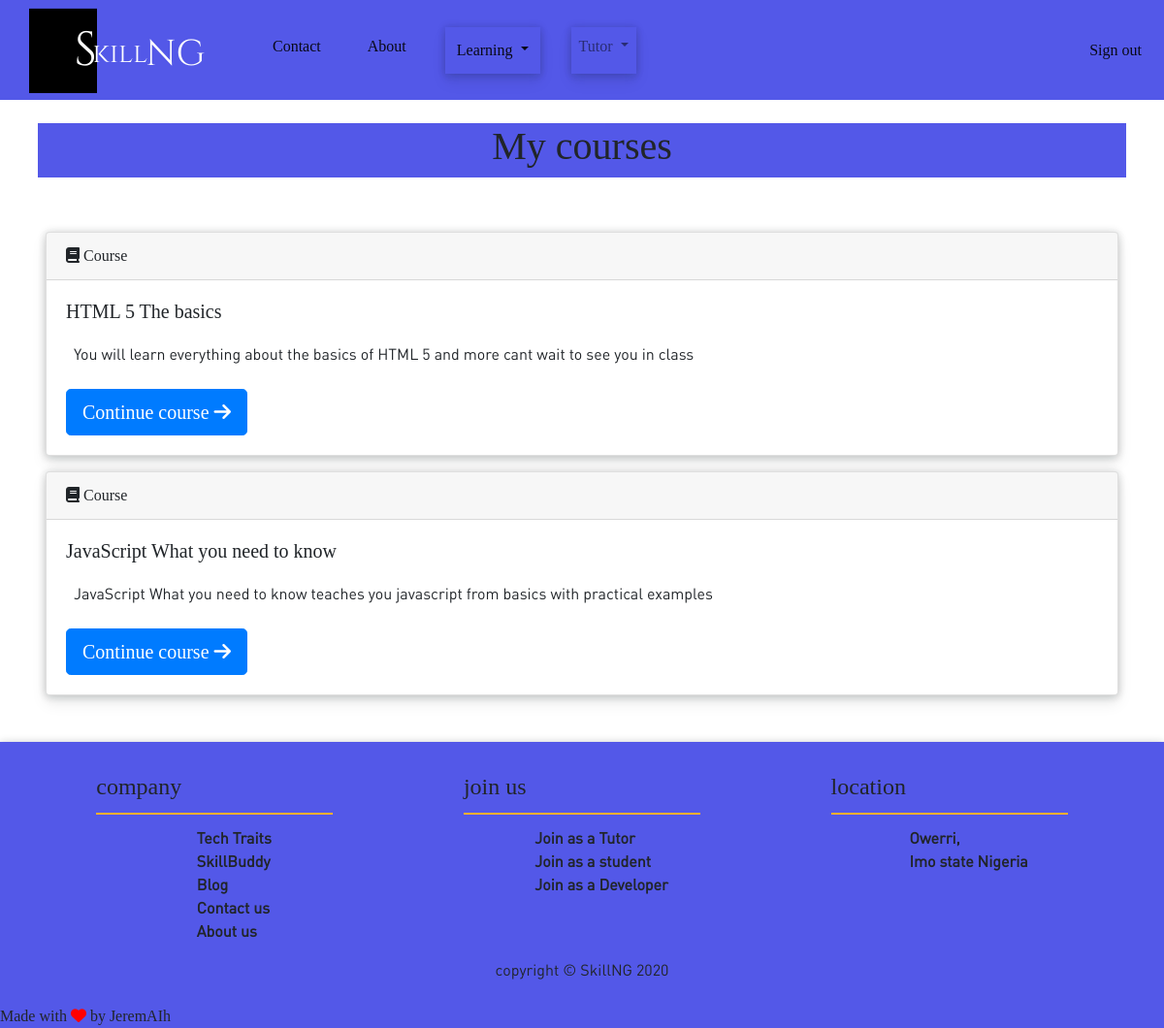
The page /students/courses/ (signed in) on the database its author committed.
### courses/models.py (models this page shows, shortened)
class Course(models.Model):
    owner = models.ForeignKey(User, on_delete=models.CASCADE)
    subject = models.ForeignKey(
        Subject, on_delete=models.CASCADE, related_name='courses')
    title = models.CharField(max_length=200)
    slug = models.SlugField(max_length=200, unique=True)
    overview = models.TextField()
    created = models.DateTimeField(auto_now_add=True)
    students = models.ManyToManyField(
        User, related_name='courses_joined', blank=True)
    flyer_img = models.ImageField(
        upload_to='images', default='images/default.png', null=True, blank=True)
    class Meta:
        ordering = ['-created']

### students/views.py (the view)
# urls.py: path('courses/', views.StudentCourseListView.as_view(), name='student_course_list'),
class StudentCourseListView(LoginRequiredMixin, ListView):
    model = Course
    template_name = 'students/course/list.html'
    def get_queryset(self):
        qs = super().get_queryset()
        return qs.filter(students__in=[self.request.user])

### students/templates/students/course/list.html (shortened to what this page needs)
{% extends "base.html" %} {% load cache %}  {% block content %}
<div class="container">
  <div class="page-title">
    <h1>My courses</h1>
  </div>
  <div class="module">
    {% for course in object_list %}
    <div class="card large-course-card">
      <div class="card-header"><i class="fa fa-book"></i> Course</div>
      <div class="card-body large-course-card-body">
        <div>
          <h5 class="card-title">{{ course.title }}</h5>
          <p class="card-text p-2">{{course.overview}}</p>
          <a
            href="{% url 'student_course_detail' course.id %}"
            class="btn btn-lg btn-primary"
            >Continue course <i class="fa fa-arrow-right"></i
          ></a>
        </div>
        <div class="large-course-card-img">
        </div>
      </div>
    </div>
    {% empty %}
    <p>
      You are not enrolled in any courses yet.
      <a href="{% url 'course_list' %}">Browse courses</a>
      to enroll in a course.
    </p>
    {% endfor %}
  </div>
</div>
{%endblock%}

### static/css/base.css (style rules this page uses)
body { font-family: DIN_Bold; }
p { font-family: DIN_Regular; }
@media (min-width: 1200px) { .container { max-width: 1200px; } }
.large-course-card { margin-bottom: 1em; width: 100%; box-shadow: 0 0 8px 0 rgba(17, 22, 26, 0.16), 0 4px 8px 0 rgba(17, 22, 26, 0.08), 0 8px 16px 0 rgba(17, 22, 26, 0.08); }
.large-course-card-body { display: flex; justify-content: space-between; }
.large-course-card-img { width: 25%; }
.page-title { display: flex; justify-content: center; margin: 1.5em; background-color: #5358e8; }
.module { display: flex; flex-direction: column; justify-content: space-evenly; padding: 2em; }

### rows shown on the page
Course: title "HTML 5 The basics", overview "You will learn everything about the basics of HTML 5 and more cant wait to see you in class"
Course: title "JavaScript What you need to know", overview "JavaScript What you need to know teaches you javascript from basics with practical examples"
